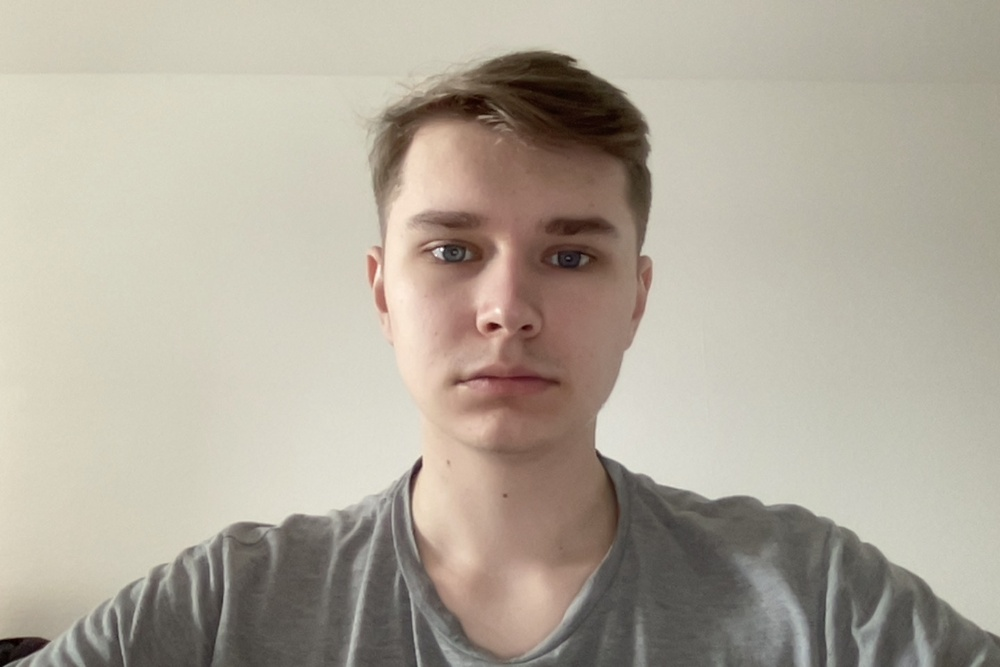
#> input picture Task1/image.jpg, 1000 x 667 px, shrunk from 1440 x 960 before the run
$ python viola-jones.py --image image.jpg
#> lines starting #> are read from the running program, lines starting #| are printed output that depends on the picture; after the words box and inside, x2 and y2 are one past the last pixel; in counts of white or black regions, pixels touching at a corner belong together
import cv2 as cv
from os import path
import matplotlib.pyplot as plt
from pathlib import Path
import argparse

parser = argparse.ArgumentParser(description="overlay face with a mask")
parser.add_argument("-i", "--image", type=str)

args = parser.parse_args()

image = cv.imread(args.image)
#> image is the input picture: shape (667, 1000, 3); mean B, G, R 156, 169.4, 177.1
image = cv.cvtColor(image, cv.COLOR_BGR2GRAY)
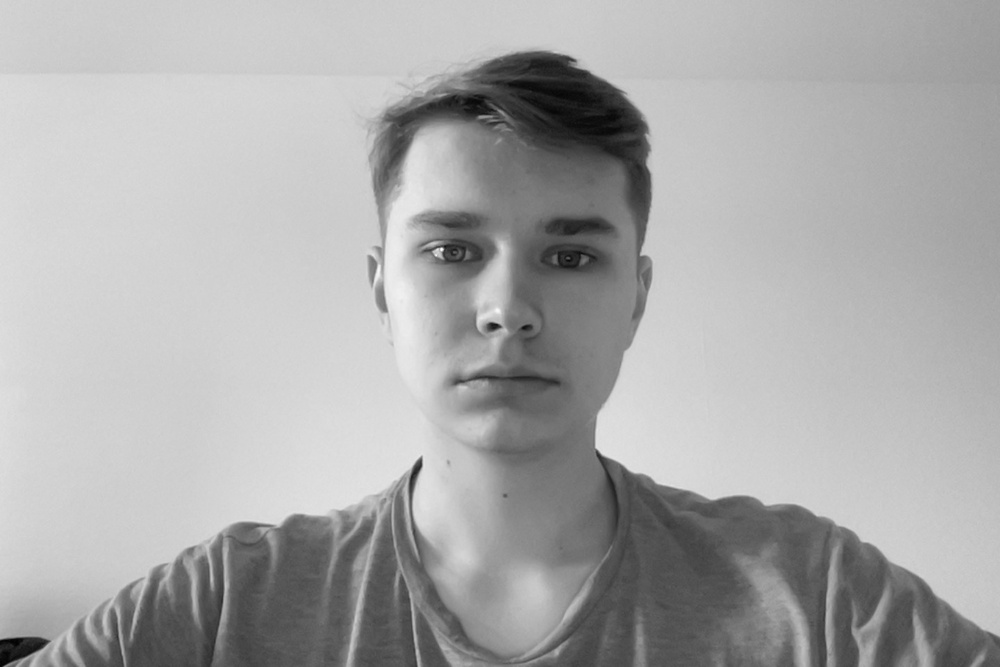
#> image: shape (667, 1000); min 3, max 253, mean 170.2

face_cascade = cv.CascadeClassifier('haarcascade_frontalface_default.xml')


detected_faces = face_cascade.detectMultiScale(image)
#> detected_faces = [[346, 126, 326, 326]]
for (column, row, width, height) in detected_faces:
    cv.rectangle(image,(column, row),(column + width, row + height),(255, 0,0 ),3)
#> this loop made 1 pass
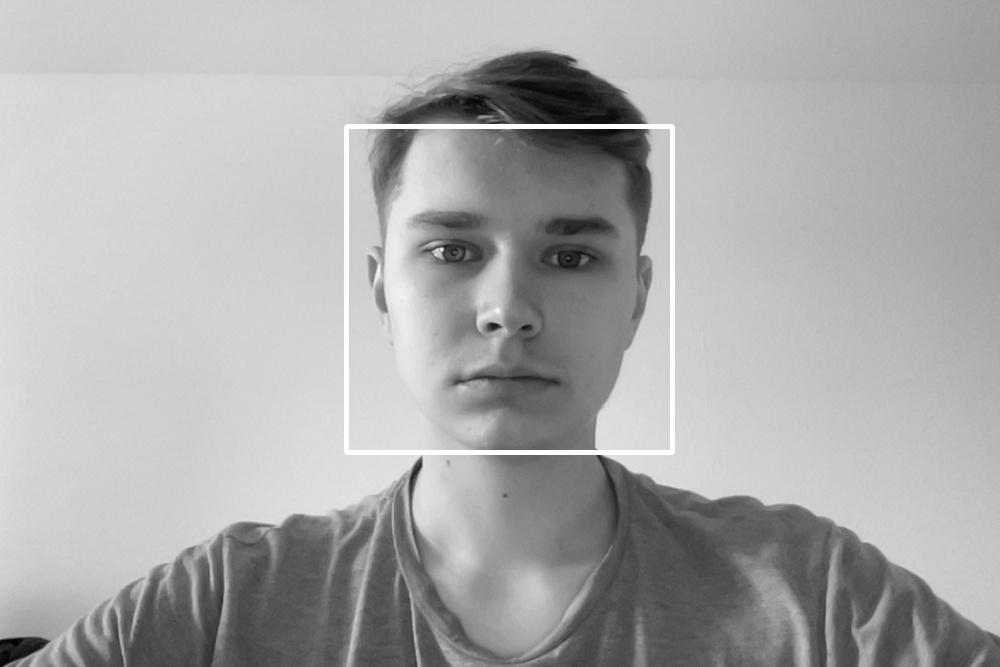
#> image: shape (667, 1000); 0.98% of pixels changed, all inside (x1, y1, x2, y2) = (344, 124, 675, 455)

plt.imshow(cv.cvtColor(image, cv.COLOR_BGR2RGB))
plt.axis("off")
plt.show()

$ run again, on Task1/template2.jpg
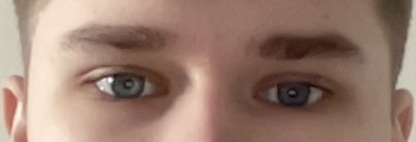
#> input picture Task1/template2.jpg, 416 x 142 px
#> image is the input picture: shape (142, 416, 3); mean B, G, R 111.2, 125, 153.6
#> `image = cv.cvtColor(image, cv.COLOR_BGR2GRAY)`:
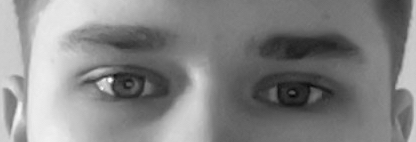
#> image: shape (142, 416); min 5, max 254, mean 131.9
#> detected_faces = ()
